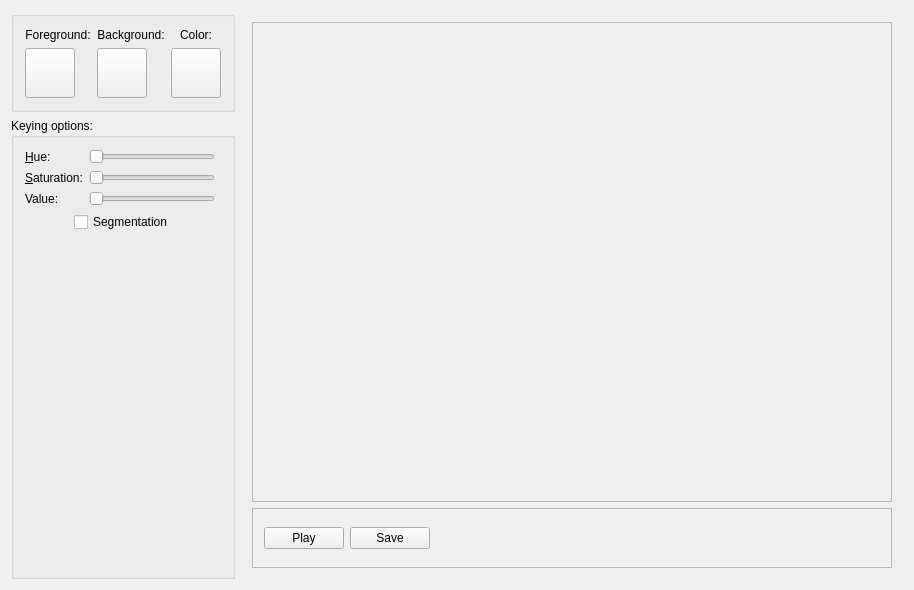
<?xml version="1.0" encoding="UTF-8"?>
<ui version="4.0">
 <class>MainWidget</class>
 <widget class="QWidget" name="MainWidget">
  <property name="geometry">
   <rect>
    <x>0</x>
    <y>0</y>
    <width>894</width>
    <height>557</height>
   </rect>
  </property>
  <property name="sizePolicy">
   <sizepolicy hsizetype="Preferred" vsizetype="Preferred">
    <horstretch>0</horstretch>
    <verstretch>0</verstretch>
   </sizepolicy>
  </property>
  <property name="windowTitle">
   <string>Chroma Key</string>
  </property>
  <layout class="QGridLayout" name="gridLayout_2">
   <item row="0" column="0">
    <widget class="QWidget" name="widget" native="true">
     <property name="sizePolicy">
      <sizepolicy hsizetype="Preferred" vsizetype="Preferred">
       <horstretch>0</horstretch>
       <verstretch>0</verstretch>
      </sizepolicy>
     </property>
     <property name="maximumSize">
      <size>
       <width>250</width>
       <height>16777215</height>
      </size>
     </property>
     <layout class="QVBoxLayout" name="verticalLayout_3">
      <property name="margin">
       <number>0</number>
      </property>
      <item>
       <widget class="QGroupBox" name="groupBox_3">
        <property name="sizePolicy">
         <sizepolicy hsizetype="Preferred" vsizetype="Preferred">
          <horstretch>0</horstretch>
          <verstretch>0</verstretch>
         </sizepolicy>
        </property>
        <layout class="QHBoxLayout" name="horizontalLayout_2">
         <item>
          <layout class="QGridLayout" name="gridLayout_3">
           <item row="0" column="2">
            <widget class="QLabel" name="label">
             <property name="text">
              <string>Color:</string>
             </property>
             <property name="alignment">
              <set>Qt::AlignCenter</set>
             </property>
            </widget>
           </item>
           <item row="0" column="1">
            <widget class="QLabel" name="bgTitle">
             <property name="text">
              <string>Background:</string>
             </property>
             <property name="alignment">
              <set>Qt::AlignCenter</set>
             </property>
            </widget>
           </item>
           <item row="0" column="0">
            <widget class="QLabel" name="fgTitle">
             <property name="text">
              <string>Foreground:</string>
             </property>
             <property name="alignment">
              <set>Qt::AlignCenter</set>
             </property>
            </widget>
           </item>
           <item row="1" column="0">
            <widget class="QPushButton" name="fgButton">
             <property name="minimumSize">
              <size>
               <width>50</width>
               <height>50</height>
              </size>
             </property>
             <property name="maximumSize">
              <size>
               <width>50</width>
               <height>50</height>
              </size>
             </property>
             <property name="text">
              <string/>
             </property>
             <property name="iconSize">
              <size>
               <width>40</width>
               <height>40</height>
              </size>
             </property>
            </widget>
           </item>
           <item row="1" column="1">
            <widget class="QPushButton" name="bgButton">
             <property name="minimumSize">
              <size>
               <width>50</width>
               <height>50</height>
              </size>
             </property>
             <property name="maximumSize">
              <size>
               <width>50</width>
               <height>50</height>
              </size>
             </property>
             <property name="text">
              <string/>
             </property>
             <property name="iconSize">
              <size>
               <width>40</width>
               <height>40</height>
              </size>
             </property>
            </widget>
           </item>
           <item row="1" column="2">
            <widget class="QPushButton" name="colorButton">
             <property name="minimumSize">
              <size>
               <width>50</width>
               <height>50</height>
              </size>
             </property>
             <property name="maximumSize">
              <size>
               <width>50</width>
               <height>50</height>
              </size>
             </property>
             <property name="autoFillBackground">
              <bool>false</bool>
             </property>
             <property name="text">
              <string/>
             </property>
             <property name="iconSize">
              <size>
               <width>40</width>
               <height>40</height>
              </size>
             </property>
            </widget>
           </item>
          </layout>
         </item>
        </layout>
       </widget>
      </item>
      <item>
       <widget class="QGroupBox" name="groupBox">
        <property name="sizePolicy">
         <sizepolicy hsizetype="Expanding" vsizetype="Expanding">
          <horstretch>0</horstretch>
          <verstretch>0</verstretch>
         </sizepolicy>
        </property>
        <property name="title">
         <string>Keying options:</string>
        </property>
        <property name="flat">
         <bool>false</bool>
        </property>
        <property name="checkable">
         <bool>false</bool>
        </property>
        <layout class="QGridLayout" name="gridLayout">
         <item row="0" column="0">
          <layout class="QFormLayout" name="formLayout">
           <property name="fieldGrowthPolicy">
            <enum>QFormLayout::ExpandingFieldsGrow</enum>
           </property>
           <item row="0" column="0">
            <widget class="QLabel" name="hueLabel">
             <property name="text">
              <string>&amp;Hue: </string>
             </property>
             <property name="buddy">
              <cstring>hueSlider</cstring>
             </property>
            </widget>
           </item>
           <item row="1" column="0">
            <widget class="QLabel" name="saturationLabel">
             <property name="text">
              <string>&amp;Saturation:</string>
             </property>
             <property name="buddy">
              <cstring>saturationSlider</cstring>
             </property>
            </widget>
           </item>
           <item row="1" column="1">
            <widget class="QSlider" name="saturationSlider">
             <property name="maximum">
              <number>255</number>
             </property>
             <property name="orientation">
              <enum>Qt::Horizontal</enum>
             </property>
            </widget>
           </item>
           <item row="2" column="0">
            <widget class="QLabel" name="valueLabel">
             <property name="text">
              <string>Value:</string>
             </property>
            </widget>
           </item>
           <item row="2" column="1">
            <widget class="QSlider" name="valueSlider">
             <property name="maximum">
              <number>255</number>
             </property>
             <property name="orientation">
              <enum>Qt::Horizontal</enum>
             </property>
            </widget>
           </item>
           <item row="0" column="1">
            <widget class="QSlider" name="hueSlider">
             <property name="maximum">
              <number>360</number>
             </property>
             <property name="orientation">
              <enum>Qt::Horizontal</enum>
             </property>
            </widget>
           </item>
          </layout>
         </item>
         <item row="1" column="0" colspan="2">
          <layout class="QHBoxLayout" name="horizontalLayout">
           <item>
            <spacer name="horizontalSpacer_2">
             <property name="orientation">
              <enum>Qt::Horizontal</enum>
             </property>
             <property name="sizeHint" stdset="0">
              <size>
               <width>40</width>
               <height>20</height>
              </size>
             </property>
            </spacer>
           </item>
           <item>
            <widget class="QCheckBox" name="segmentationCheck">
             <property name="text">
              <string>Segmentation</string>
             </property>
            </widget>
           </item>
           <item>
            <spacer name="horizontalSpacer_3">
             <property name="orientation">
              <enum>Qt::Horizontal</enum>
             </property>
             <property name="sizeHint" stdset="0">
              <size>
               <width>40</width>
               <height>20</height>
              </size>
             </property>
            </spacer>
           </item>
          </layout>
         </item>
         <item row="2" column="0">
          <spacer name="verticalSpacer">
           <property name="orientation">
            <enum>Qt::Vertical</enum>
           </property>
           <property name="sizeHint" stdset="0">
            <size>
             <width>20</width>
             <height>40</height>
            </size>
           </property>
          </spacer>
         </item>
        </layout>
       </widget>
      </item>
     </layout>
    </widget>
   </item>
   <item row="0" column="1">
    <widget class="QWidget" name="widget_2" native="true">
     <layout class="QVBoxLayout" name="verticalLayout">
      <item>
       <widget class="MovieLabel" name="movieLabel">
        <property name="sizePolicy">
         <sizepolicy hsizetype="Preferred" vsizetype="Preferred">
          <horstretch>0</horstretch>
          <verstretch>0</verstretch>
         </sizepolicy>
        </property>
        <property name="minimumSize">
         <size>
          <width>640</width>
          <height>480</height>
         </size>
        </property>
        <property name="autoFillBackground">
         <bool>false</bool>
        </property>
        <property name="frameShape">
         <enum>QFrame::StyledPanel</enum>
        </property>
        <property name="frameShadow">
         <enum>QFrame::Raised</enum>
        </property>
        <property name="text">
         <string/>
        </property>
        <property name="scaledContents">
         <bool>false</bool>
        </property>
        <property name="alignment">
         <set>Qt::AlignLeading|Qt::AlignLeft|Qt::AlignTop</set>
        </property>
       </widget>
      </item>
      <item>
       <widget class="QFrame" name="frame">
        <property name="maximumSize">
         <size>
          <width>16777215</width>
          <height>60</height>
         </size>
        </property>
        <property name="frameShape">
         <enum>QFrame::StyledPanel</enum>
        </property>
        <property name="frameShadow">
         <enum>QFrame::Raised</enum>
        </property>
        <layout class="QHBoxLayout" name="horizontalLayout_3">
         <item>
          <widget class="QPushButton" name="playPauseButton">
           <property name="text">
            <string>Play</string>
           </property>
           <property name="checkable">
            <bool>false</bool>
           </property>
           <property name="default">
            <bool>false</bool>
           </property>
           <property name="flat">
            <bool>false</bool>
           </property>
          </widget>
         </item>
         <item>
          <widget class="QPushButton" name="saveButton">
           <property name="text">
            <string>Save</string>
           </property>
          </widget>
         </item>
         <item>
          <spacer name="horizontalSpacer">
           <property name="orientation">
            <enum>Qt::Horizontal</enum>
           </property>
           <property name="sizeHint" stdset="0">
            <size>
             <width>228</width>
             <height>43</height>
            </size>
           </property>
          </spacer>
         </item>
        </layout>
       </widget>
      </item>
     </layout>
    </widget>
   </item>
  </layout>
 </widget>
 <layoutdefault spacing="6" margin="11"/>
 <customwidgets>
  <customwidget>
   <class>MovieLabel</class>
   <extends>QLabel</extends>
   <header>movielabel.h</header>
  </customwidget>
 </customwidgets>
 <resources/>
 <connections/>
</ui>
